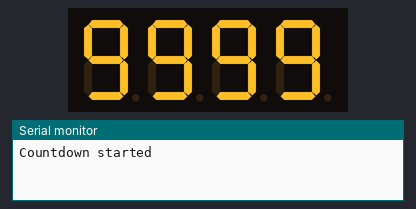
Simulated run of this sketch. Board: Arduino Uno, built with avr-gcc and run on an emulated ATmega328P. Parts: 4-digit seven-segment display, the last lines printed to the serial monitor. Wiring (inferred from the names in the program): 4-digit 7-segment display, segments lit when HIGH: segments pin 2, pin 3, pin 4, pin 5, pin 6, pin 7, pin 8; digit selects pin 12, pin 11, pin 10, pin 9. The segment pins are drawn as the display they are named for.

Above: at 0.1 s.
At 5.1 s:
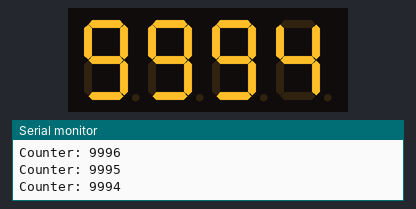
At 11.1 s:
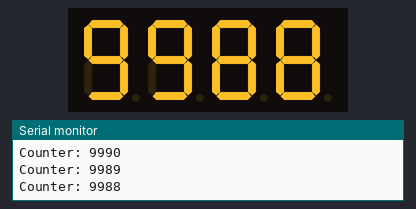
At 21.1 s:
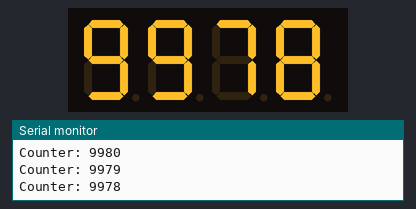
At 30.1 s:
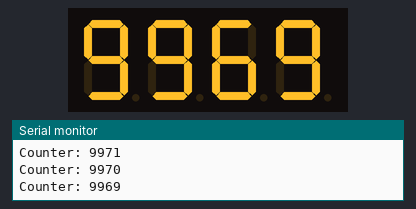
At 39.1 s:
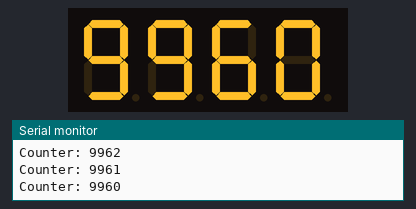

The sketch:

TP08_4Digit_Countdown.ino
```cpp
const byte segmentPins[7] = {
  2, 3, 4, 5, 6, 7, 8
};

const byte digitPins[4] = {
  12, 11, 10, 9
};

// A B C D E F G
const byte numbers[10][7] = {
  // A B C D E F G
  { 1, 1, 1, 1, 1, 1, 0 },  // 0
  { 0, 1, 1, 0, 0, 0, 0 },  // 1
  { 1, 1, 0, 1, 1, 0, 1 },  // 2
  { 1, 1, 1, 1, 0, 0, 1 },  // 3
  { 0, 1, 1, 0, 0, 1, 1 },  // 4
  { 1, 0, 1, 1, 0, 1, 1 },  // 5
  { 1, 0, 1, 1, 1, 1, 1 },  // 6
  { 1, 1, 1, 0, 0, 0, 0 },  // 7
  { 1, 1, 1, 1, 1, 1, 1 },  // 8
  { 1, 1, 1, 1, 0, 1, 1 }   // 9
};

int counter = 9999;

unsigned long lastCountTime = 0;
unsigned long lastDisplayTime = 0;

const unsigned long countInterval = 1000;
const unsigned long refreshInterval = 2;

byte activeDigit = 0;

void setup() {
  Serial.begin(9600);

  // All digits OFF
  for (byte i = 0; i < 4; i++) {
    digitalWrite(digitPins[i], HIGH);
    pinMode(digitPins[i], OUTPUT);
  }

  // All segments OFF
  for (byte i = 0; i < 7; i++) {
    digitalWrite(segmentPins[i], LOW);
    pinMode(segmentPins[i], OUTPUT);
  }

  Serial.println("Countdown started");
}

void loop() {
  unsigned long now = millis();

  if (counter > 0 && now - lastCountTime >= 1000) {
    // Avance l'échéance d'une seconde pour conserver la cadence du décompte.
    lastCountTime += 1000;
    counter--;

    Serial.print("Counter: ");
    Serial.println(counter);
  }

  if (now - lastDisplayTime >= 2) {
    lastDisplayTime = now;
    showNextDigit();
  }
}

// Le multiplexage active un seul chiffre à la fois ; ses segments sont actifs à HIGH.
void showNextDigit() {

  // Désactive les chiffres avant de changer les segments pour éviter les affichages parasites.
  // Turn OFF all digits
  for (byte i = 0; i < 4; i++) {
    digitalWrite(digitPins[i], HIGH);
  }

  int digits[4] = {
    (counter / 1000) % 10,
    (counter / 100) % 10,
    (counter / 10) % 10,
    counter % 10
  };

  byte number = digits[activeDigit];

  // Set segments
  for (byte i = 0; i < 7; i++) {
    digitalWrite(
      segmentPins[i],
      numbers[number][i] ? HIGH : LOW);
  }

  // Turn ON selected digit
  digitalWrite(digitPins[activeDigit], LOW);

  activeDigit = (activeDigit + 1) % 4;
}
```

Measured:
- what the display in image 1 shows lasts 1.0 s, from 5.1 s to 6.1 s
